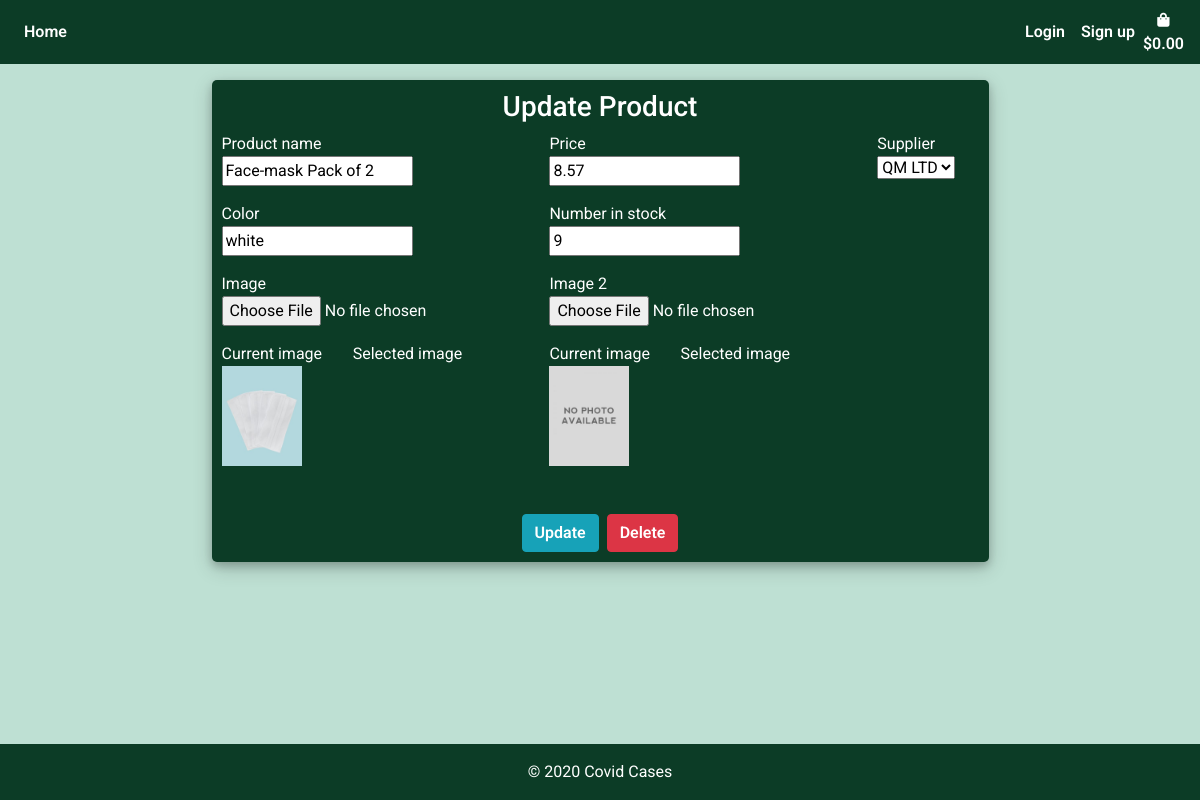
Page /update/9/ on the earlier database version.
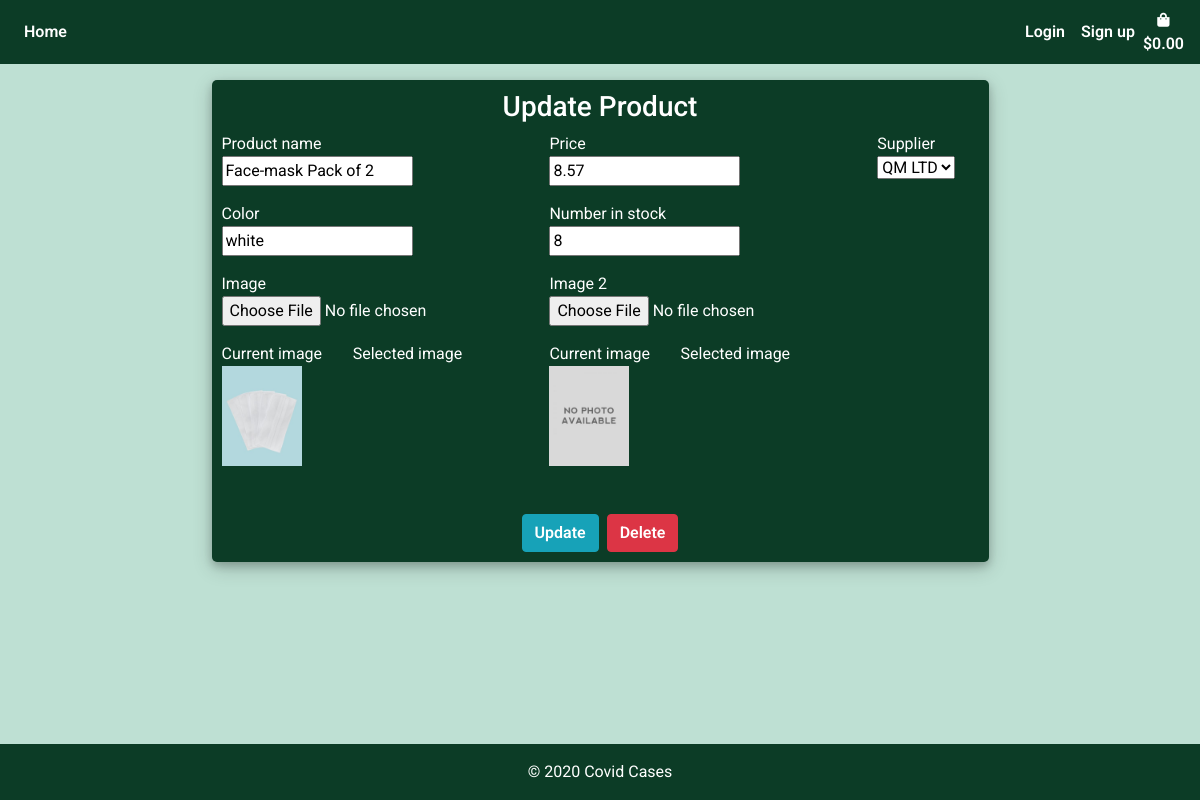
Same page on the later database version.
### products/models.py (models this page shows, shortened)
class Product(models.Model):
    product_name = models.CharField(max_length=settings.CONST_PROFILE_ATTR)
    color = models.CharField(max_length=settings.CONST_PROFILE_ATTR)
    price = models.DecimalField(max_digits=6, decimal_places=2)
    image = ResizedImageField(size=[400, 500], crop=['middle', 'center'],quality=100, upload_to='', default='noimage.jpeg')
    image_2 = ResizedImageField(size=[400, 500], crop=['middle', 'center'],quality=100, upload_to='', default='noimage.jpeg', null=True)
    number_in_stock = models.IntegerField(null=True , editable=True, default=0)
    is_active = models.BooleanField(default=True, null=True)
    created_by = models.CharField(max_length=settings.CONST_PROFILE_ATTR, null=True)
    created_date = models.TimeField(auto_now_add=True, null=True)
    supplier = models.ForeignKey(Supplier, on_delete=models.CASCADE, null=True)

### products/views.py (the view)
# urls.py: path('update/<int:id>/', views.update_product, name="update_product"),
def update_product(request, id):
    product = Product.objects.get(id=id)
    if request.method == "POST":
        form = ProductForm(request.POST, request.FILES, instance=product)
        if form.is_valid():
            form.save()
            return redirect(reverse("products"))
    else:
        form = ProductForm(request.POST or None, instance=product)
    context = {
        "form": form,
        "product": product,
    }
    return render(request, "products/products_form.html", context)

### products/forms.py
class ProductForm(forms.ModelForm):
    image = forms.ImageField(required=False, widget=forms.FileInput)
    image_2 = forms.ImageField(required=False, widget=forms.FileInput)
    supplier = forms.ModelChoiceField(queryset=Supplier.objects.all(), label='Supplier', widget=forms.Select)
    use_required_attribute = False
    class Meta:
        model = Product
        fields = ["product_name", "color",
        "price","image", "image_2", "number_in_stock", "supplier"]
    def __init__(self, *args, **kwargs):
        super(ProductForm, self).__init__(*args, **kwargs)
        for fieldname in ["product_name", "color",
        "price","image", "image_2", "number_in_stock", "supplier"]:
            self.fields[fieldname].helper = FormHelper()

### products/models.py (called while the page is built)
    def __str__(self):
        return self.supplier_name

### products/templates/products/products_form.html (shortened to what the changed rows need)
{% extends 'base.html'%}
{% load static %}
{% load crispy_forms_tags %}
{% block content %}
    <div class="container h-100 mt-3">
		<div class="justify-content-center h-100">
			<div class="product_card">
				<div class="justify-content-center form_container">
					<form class="form-group mx-auto" method="POST" action="" enctype="multipart/form-data">
                            <div class="row">
                                <div class="col-md-5 mb-3">
                                    {{ form.product_name.label }}
                                    <br>
                                    {{ form.product_name }}
                                </div>
                                <div class="col-md-5 mb-3">
                                    {{ form.price.label }}
                                    <br>
                                    {{ form.price }}
                                </div>
                                <div class="col-md-2 mb-3">
                                    {{ form.supplier.label }}
                                    <br>
                                    {{ form.supplier }}
                                </div>
                            </div>
                            <div class="row">
                                <div class="col-md-5 mb-3">
                                    {{ form.color.label }}
                                    <br>
                                    {{ form.color }}
                                </div>
                                <div class="col-md-4 mb-3">
                                    {{ form.number_in_stock.label }}
                                    <br>
                                    {{ form.number_in_stock }}
                                </div>
                            </div>
                            <div class="row">
                                <div class="col-md-5 mb-3">
                                    {{ form.image.label }}
                                    <br>
                                    {{ form.image }}
                                </div>
                                <div class="col-md-5 mb-3">
                                    {{ form.image_2.label }}
                                    <br>
                                    {{ form.image_2 }}
                                </div>
                            </div>
                            <div class="row">
                                <div class="col-md-2 mb-3">
                                    <h8>Current image</h8>
                                    <br>
                                    <img class="img-fluid" style="height:100px;" src="{{ form.instance.image.url }}" />
                                </div>
                                <div class="col-md-2 mb-3">
                                    <h8>Current image</h8>
                                    <br>
                                    <img class="img-fluid" style="height:100px;" src="{{ form.instance.image_2.url }}" />
                                </div>
                            </div>
						</div>
				</div>
		</div>
	</div>
{% endblock %}

Differences in the rows shown:
changed Product "Face-mask Pack of 2": number_in_stock "9" → "8"
